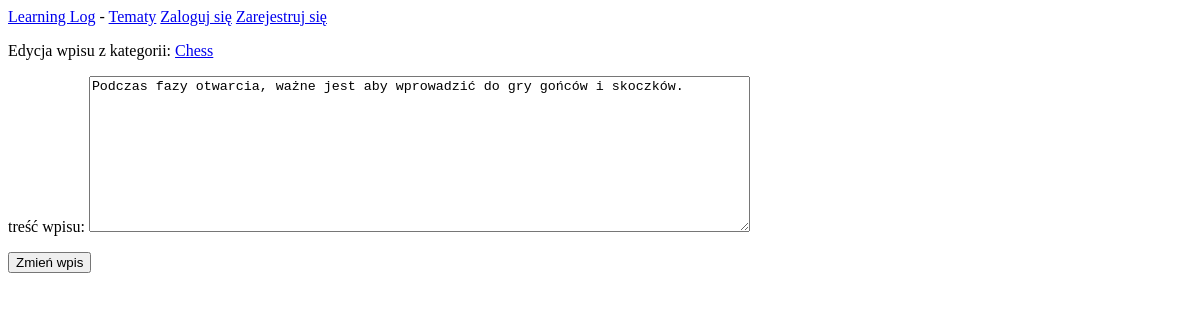
/edit_entry/2, run on an earlier commit of the app's database.
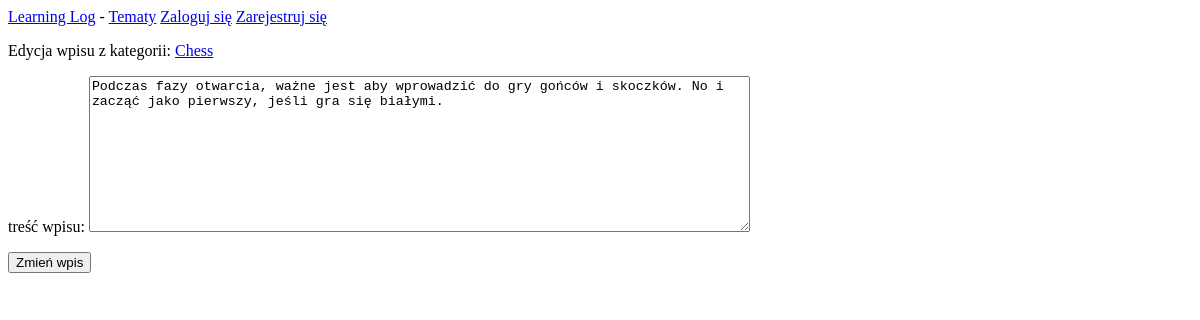
And on a later commit of the database.
### learning_logs/models.py (models this page shows, shortened)
class Entry(models.Model):
	topic = models.ForeignKey(Topic, on_delete=models.CASCADE)
	text = models.TextField()
	date_added = models.DateTimeField(auto_now=True)
	class Meta:
		verbose_name_plural = 'entries'

### learning_logs/views.py (the view)
# urls.py: path('edit_entry/<int:id_wpisu>',views.edit_entry,name='edycja_wpisu')
def edit_entry(request,id_wpisu):
	entry = Entry.objects.get(id=id_wpisu)
	topic = entry.topic
	if request.method != 'POST':
		form = EntryForm(instance=entry)
	else:
		form = EntryForm(instance=entry,data=request.POST)
		if form.is_valid():
			form.save()
			return redirect('learning_logs_app:temat',id_tematu=topic.id)
	context = {'temat':topic,'wpis':entry,'form':form}
	return render(request,'learning_logs/edit_entry.html',context)

### learning_logs/forms.py
class EntryForm(forms.ModelForm):
	class Meta:
		model = Entry
		fields = ['text']
		labels = {'text':'treść wpisu'}
		widgets = {'text':forms.Textarea(attrs={'cols':80})}

### learning_logs/templates/learning_logs/edit_entry.html (shortened to what this page needs)
{% extends 'learning_logs/base.html' %}
{% block content %}
<p>Edycja wpisu z kategorii: <a href="{% url 'learning_logs_app:temat' temat.id %}">{{ temat.text }}</a></p>
<form action="{% url 'learning_logs_app:edycja_wpisu' wpis.id %}" method="POST">
{{ form.as_p }}
<button type="submit">Zmień wpis</button>
</form>
{% endblock content %}

What changed in the data, as far as the page shows it:
changed Entry: text "Podczas fazy otwarcia, ważne jest aby wprowadzić do gry gońców i skoczków." → "Podczas fazy otwarcia, ważne jest aby wprowadzić do gry gońców i skoczków. No i zacząć jako pierwszy, jeśli gra się białymi."
